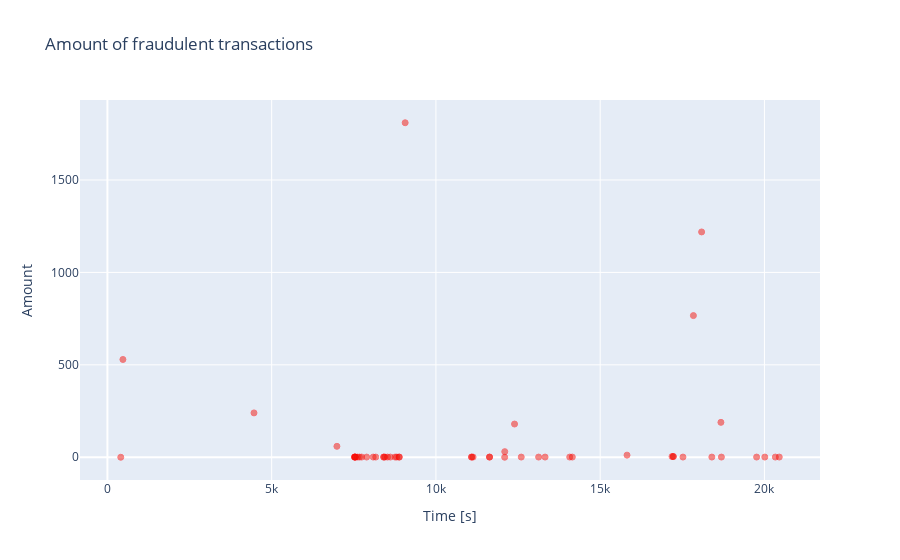

Notebook cell for this chart:
### Code cell
fraud = data_final.loc[data_final['Class'] == 1]

trace = go.Scatter(
    x = fraud['Time'],y = fraud['Amount'],
    name="Amount",
     marker=dict(
                color='rgb(238,23,11)',
                line=dict(
                    color='red',
                    width=1),
                opacity=0.5,
            ),
    text= fraud['Amount'],
    mode = "markers"
)
data = [trace]
layout = dict(title = 'Amount of fraudulent transactions',
          xaxis = dict(title = 'Time [s]', showticklabels=True), 
          yaxis = dict(title = 'Amount'),
          hovermode='closest'
         )
fig = dict(data=data, layout=layout)
iplot(fig, filename='fraud-amount')

### Figure 1 — Plotly figure (JSON) as saved in the notebook; plotly's stock layout.template omitted (floating-point values rounded to 4 significant figures)
{"data": [{"marker": {"color": "rgb(238,23,11)", "line": {"color": "red", "width": 1}, "opacity": 0.5}, "mode": "markers", "name": "Amount", "text": [0, 529, 239.9, 59, 1, 1, 1, 1, 1, 1, 1, 1, 1, 1, 1, 1, 1, 1, 1, 1, 1, 1.1, 1, 1, 1810.0, 1, 1, 1, 1, 1, 0, 30.39, 179.7, 1, 1, 1, 1, 1, 11.39, 3.79, 3.79, 3.93, 1, 766.4, 1219.0, 1, 188.8, 1, 1, 1, 1, 1], "x": [406, 472, 4462, 6986, 7519, 7526, 7535, 7543, 7551, 7610, 7672, 7740, 7891, 8090, 8169, 8408, 8415, 8451, 8528, 8614, 8757, 8808, 8878, 8886, 9064, 11080, 11092, 11131, 11629, 11635, 12093, 12095, 12393, 12597, 13126, 13323, 14073, 14152, 15817, 17187, 17220, 17230, 17520, 17838, 18088, 18399, 18675, 18690, 19762, 20011, 20332, 20451], "y": [0, 529, 239.9, 59, 1, 1, 1, 1, 1, 1, 1, 1, 1, 1, 1, 1, 1, 1, 1, 1, 1, 1.1, 1, 1, 1810.0, 1, 1, 1, 1, 1, 0, 30.39, 179.7, 1, 1, 1, 1, 1, 11.39, 3.79, 3.79, 3.93, 1, 766.4, 1219.0, 1, 188.8, 1, 1, 1, 1, 1], "type": "scatter"}], "layout": {"hovermode": "closest", "title": {"text": "Amount of fraudulent transactions"}, "xaxis": {"showticklabels": true, "title": {"text": "Time [s]"}}, "yaxis": {"title": {"text": "Amount"}}}}
